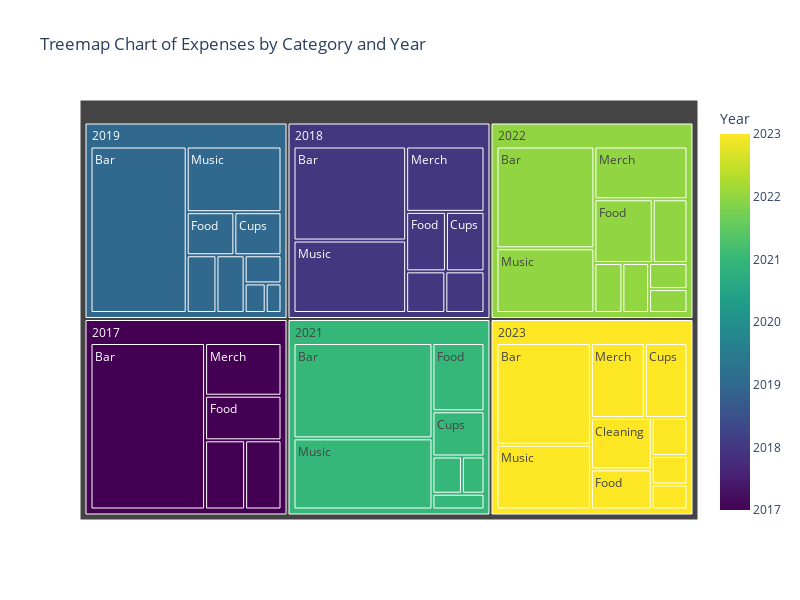

Notebook code for this chart:
### Code cell
# treemap of expenses by category and year

# group and sort sums by Category and Year
df_cat_year_sum = df.groupby(["Category", "Year"]).sum().reset_index()

# calculate percentage of total expenses for each category-year combination
df_cat_year_sum['Percentage'] = df_cat_year_sum.groupby('Year')['Amount'].transform(lambda x: x / x.sum() * 100)

# plot the chart
fig = px.treemap(df_cat_year_sum,
                 path=['Year', 'Category'],
                 values='Percentage',
                 color='Year',
                 color_continuous_scale='Viridis',
                 title="Treemap Chart of Expenses by Category and Year")

# update layout for better display
fig.update_layout(
    height=600,
    width=800,
    uniformtext=dict(minsize=12, mode='hide'),
)

fig.show()

### Figure 1 — Plotly figure (JSON) as saved in the notebook; plotly's stock layout.template omitted (floating-point values rounded to 4 significant figures)
{"data": [{"branchvalues": "total", "customdata": [[2017], [2018], [2019], [2021], [2022], [2023], [2017], [2018], [2019], [2021], [2022], [2023.0], [2017], [2018], [2019], [2021], [2022.0], [2023], [2018], [2019], [2022], [2023], [2017], [2018], [2019], [2021.0], [2022], [2023], [2019], [2021], [2022.0], [2023.0], [2017.0], [2018], [2019], [2021], [2022], [2023], [2018], [2019], [2021], [2022.0], [2023.0], [2019], [2022], [2023.0], [2017.0], [2018], [2019], [2021], [2022], [2023]], "domain": {"x": [0, 1], "y": [0, 1]}, "hovertemplate": "labels=%{label}<br>Percentage=%{value}<br>parent=%{parent}<br>id=%{id}<br>Year=%{color}<extra></extra>", "ids": ["2017/Bar", "2018/Bar", "2019/Bar", "2021/Bar", "2022/Bar", "2023/Bar", "2017/Cleaning", "2018/Cleaning", "2019/Cleaning", "2021/Cleaning", "2022/Cleaning", "2023/Cleaning", "2017/Cups", "2018/Cups", "2019/Cups", "2021/Cups", "2022/Cups", "2023/Cups", "2018/Decoration", "2019/Decoration", "2022/Decoration", "2023/Decoration", "2017/Food", "2018/Food", "2019/Food", "2021/Food", "2022/Food", "2023/Food", "2019/Logo", "2021/Logo", "2022/Logo", "2023/Logo", "2017/Merch", "2018/Merch", "2019/Merch", "2021/Merch", "2022/Merch", "2023/Merch", "2018/Music", "2019/Music", "2021/Music", "2022/Music", "2023/Music", "2019/Porta Potty", "2022/Porta Potty", "2023/Porta Potty", "2017", "2018", "2019", "2021", "2022", "2023"], "labels": ["Bar", "Bar", "Bar", "Bar", "Bar", "Bar", "Cleaning", "Cleaning", "Cleaning", "Cleaning", "Cleaning", "Cleaning", "Cups", "Cups", "Cups", "Cups", "Cups", "Cups", "Decoration", "Decoration", "Decoration", "Decoration", "Food", "Food", "Food", "Food", "Food", "Food", "Logo", "Logo", "Logo", "Logo", "Merch", "Merch", "Merch", "Merch", "Merch", "Merch", "Music", "Music", "Music", "Music", "Music", "Porta Potty", "Porta Potty", "Porta Potty", "2017", "2018", "2019", "2021", "2022", "2023"], "marker": {"coloraxis": "coloraxis", "colors": [2017, 2018, 2019, 2021, 2022, 2023, 2017, 2018, 2019, 2021, 2022, 2023.0, 2017, 2018, 2019, 2021, 2022.0, 2023, 2018, 2019, 2022, 2023, 2017, 2018, 2019, 2021.0, 2022, 2023, 2019, 2021, 2022.0, 2023.0, 2017.0, 2018, 2019, 2021, 2022, 2023, 2018, 2019, 2021, 2022.0, 2023.0, 2019, 2022, 2023.0, 2017.0, 2018, 2019, 2021, 2022, 2023]}, "name": "", "parents": ["2017", "2018", "2019", "2021", "2022", "2023", "2017", "2018", "2019", "2021", "2022", "2023", "2017", "2018", "2019", "2021", "2022", "2023", "2018", "2019", "2022", "2023", "2017", "2018", "2019", "2021", "2022", "2023", "2019", "2021", "2022", "2023", "2017", "2018", "2019", "2021", "2022", "2023", "2018", "2019", "2021", "2022", "2023", "2019", "2022", "2023", "", "", "", "", "", ""], "type": "treemap", "values": [59.99, 33.31, 50.37, 41.67, 31.33, 30.2, 8.709, 5.133, 3.264, 3.454, 6.971, 9.821, 7.918, 7.216, 6.383, 7.397, 2.889, 10.07, 5.133, 1.959, 4.4, 2.818, 10.72, 7.442, 6.457, 11.17, 11.7, 7.685, 1.469, 2.584, 4.194, 4.27, 12.67, 16.1, 5.113, 2.639, 15.45, 12.71, 25.66, 19.59, 31.09, 19.92, 19.22, 5.401, 3.146, 3.203, 100, 100, 100.0, 100, 100, 100]}], "layout": {"coloraxis": {"colorbar": {"title": {"text": "Year"}}, "colorscale": [[0, "#440154"], [0.1111, "#482878"], [0.2222, "#3e4989"], [0.3333, "#31688e"], [0.4444, "#26828e"], [0.5556, "#1f9e89"], [0.6667, "#35b779"], [0.7778, "#6ece58"], [0.8889, "#b5de2b"], [1, "#fde725"]]}, "height": 600, "legend": {"tracegroupgap": 0}, "title": {"text": "Treemap Chart of Expenses by Category and Year"}, "uniformtext": {"minsize": 12, "mode": "hide"}, "width": 800}}
